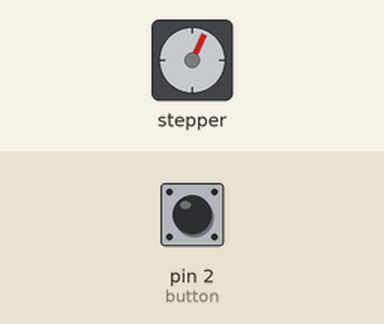
Recording of a sketch running on a simulated Arduino Uno, built with avr-gcc and run on an emulated ATmega328P. Parts: stepper motor. The test bench sets the inputs (shaded band); at power-on: pin 2 (button) HIGH. Stepper angles assume 2048 steps per turn.

Above: at 1.2 s.
1.3 s: pin 2 (button) pulled LOW for 0.15 s
At 2.25 s:
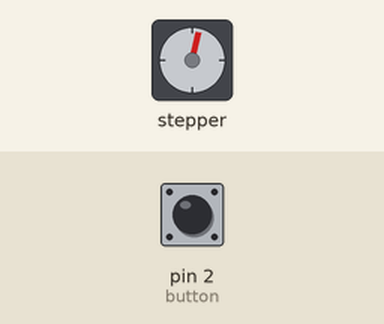
4.4 s: pin 2 (button) pulled LOW for 1 s
At 4.66 s:
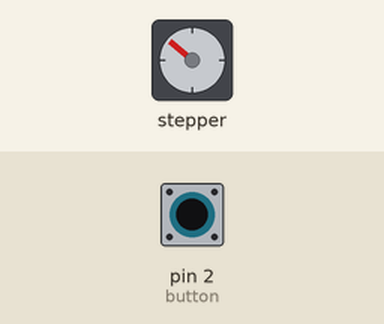
8.4 s: pin 2 (button) pulled LOW for 0.15 s
At 8.56 s:
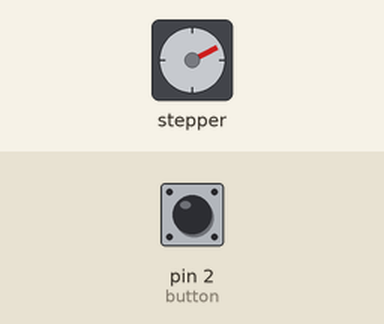
11.5 s: pin 2 (button) pulled LOW for 3.2 s
Timing chart, 0 to 24.7 s (numbered marks = the images above; inputs shaded):
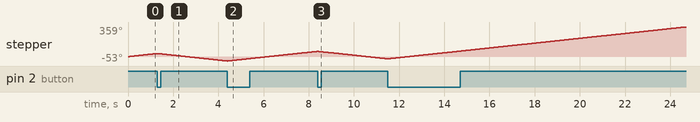

The sketch:

stepper_motor.ino
```cpp
#include <Stepper.h>
int stepsPerRev = 2048;
Stepper myStepper(stepsPerRev,8,10,9,11);
int motSpeed = 5;
int button = 2;
int newRead;
int oldRead;
int motDir = 1;

void setup() {

  Serial.begin(9600);
  myStepper.setSpeed(motSpeed);
  pinMode(button, INPUT);
  digitalWrite(button, HIGH);

}

void loop() {

  newRead = digitalRead(button);

  if (oldRead == 1 and newRead == 0){
    motDir = motDir*-1;
  }

  myStepper.step(motDir*1);

  oldRead = newRead;
}
```
